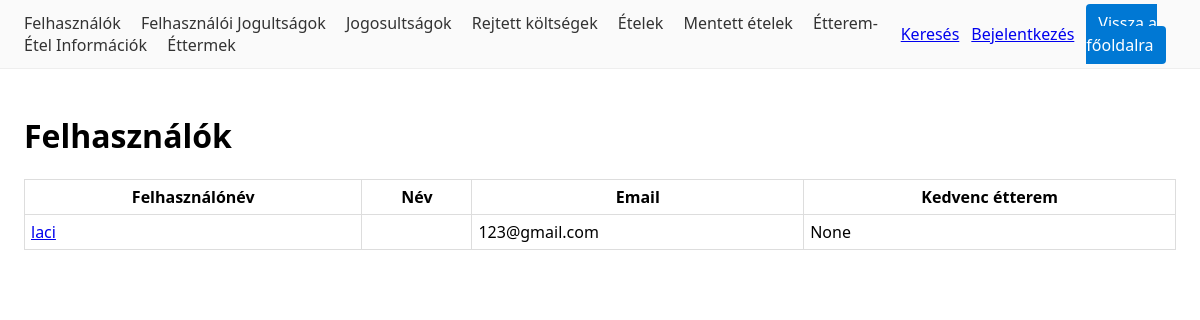
/felhasznalo/, run on an earlier commit of the app's database.
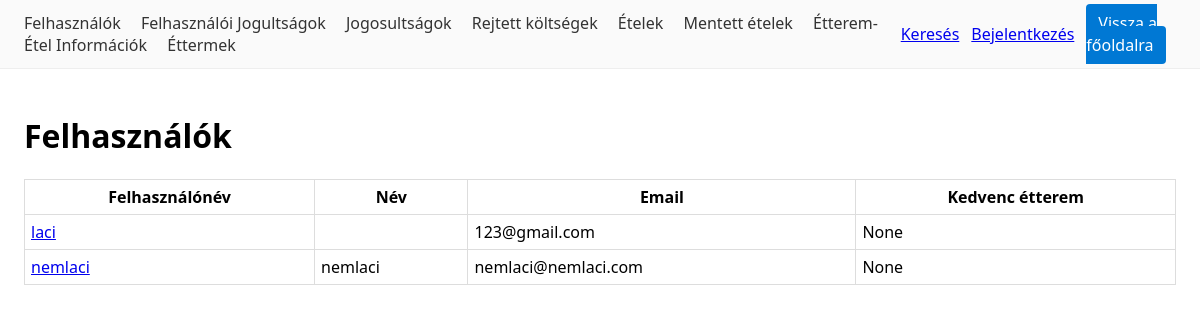
And on a later commit of the database.
### users/models.py (models this page shows, shortened)
class Felhasznalo(AbstractUser):
    nev = models.CharField("Név", max_length=150, blank=True)
    kedvenc_etterem = models.ForeignKey(
        "catalog.Etterem", on_delete=models.SET_NULL,
        null=True, blank=True, related_name="kedvelok",
        verbose_name="Kedvenc étterem",
    )
    class Meta:
        verbose_name = "Felhasználó"
        verbose_name_plural = "Felhasználók"

### users/views.py (the view)
# urls.py: path("felhasznalo/", views.FelhasznaloListView.as_view(), name="felhasznalo_list"),
class FelhasznaloListView(ListView):
	model = Felhasznalo
	template_name = "users/felhasznalo_list.html"

### templates/users/felhasznalo_list.html (shortened to what this page needs)
{% extends "_base.html" %}
{% block content %}
<h1>Felhasználók</h1>
<table>
  <tr>
    <th>Felhasználónév</th>
    <th>Név</th>
    <th>Email</th>
    <th>Kedvenc étterem</th>
  </tr>
  {% for o in object_list %}
    <tr>
      <td><a href="{% url 'users:felhasznalo_detail' o.pk %}">{{ o.username }}</a></td>
      <td>{{ o.nev }}</td>
      <td>{{ o.email }}</td>
      <td>{{ o.kedvenc_etterem }}</td>
    </tr>
  {% empty %}
    <tr>
      <td colspan="5">Nincs adat.</td>
    </tr>
  {% endfor %}
</table>
{% endblock %}

What changed in the data, as far as the page shows it:
added Felhasznalo: username "nemlaci", nev "nemlaci", email "nemlaci@nemlaci.com", kedvenc_etterem "None"
